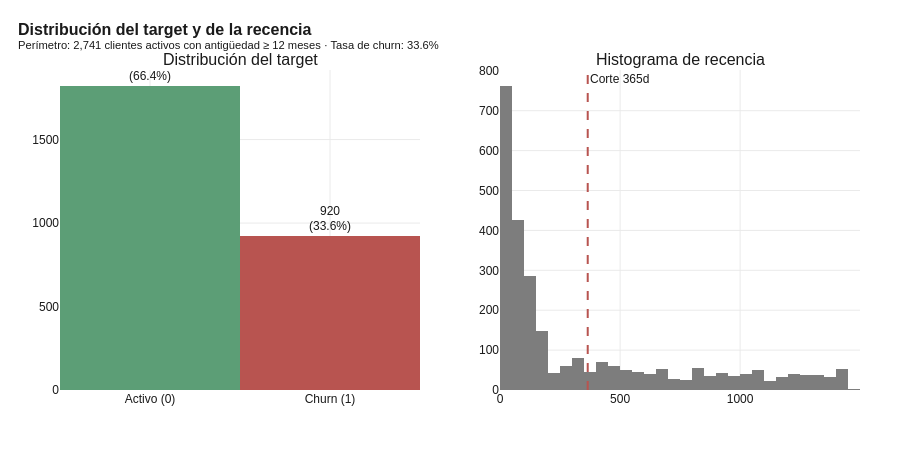

The notebook cell saved with this chart:
### Markdown cell above
### Distribución del target y comparación con benchmarks

La tasa de churn observada en el perímetro analítico asciende al 33,56 % (920 clientes en estado de churn frente a 1.821 activos), ratio de desbalance moderado 1:1,98 que es manejable por los métodos de clasificación estándar sin necesidad de técnicas agresivas de remuestreo. La literatura especializada en retail B2B (CustomerGauge 2025, "Average Churn Rate by Industry") documenta tasas anuales típicas en el sector mayorista de entre 25 % y 40 %, lo que sitúa la cifra obtenida en Selmark dentro del rango esperable y refuerza la validez de la definición operativa del target adoptada.

El moderado desbalance permitirá utilizar el parámetro `class_weight='balanced'` en los algoritmos de clasificación durante la Entrega 2, técnica preferida frente a SMOTE en la literatura reciente por su efecto neutro sobre la calibración del modelo (Wikipedia 2025; Kuhn & Johnson 2019).

### Code cell
# Visualización del balance + análisis por recencia
fig = make_subplots(rows=1, cols=2, subplot_titles=("Distribución del target", "Histograma de recencia"))

fig.add_trace(go.Bar(
    x=["Activo (0)", "Churn (1)"],
    y=[n_activo, n_churn],
    marker_color=[COLOR_POSITIVO, COLOR_NEGATIVO],
    text=[f"{n_activo:,}<br>({100-pct_churn:.1f}%)", f"{n_churn:,}<br>({pct_churn:.1f}%)"],
    textposition="outside",
), row=1, col=1)

# Histograma de recencia con corte de churn marcado
fig.add_trace(go.Histogram(
    x=df_modelo["recencia_dias"], nbinsx=60,
    marker_color=COLOR_NEUTRO,
    name="Frecuencia",
), row=1, col=2)
fig.add_vline(x=VENTANA_CHURN_DIAS, line_dash="dash", line_color=COLOR_NEGATIVO,
              annotation_text=f"Corte 365d", annotation_position="top right", row=1, col=2)

fig.update_layout(
    title=dict(text="<b>Distribución del target y de la recencia</b><br>"
                     f"<sup>Perímetro: {len(df_modelo):,} clientes activos con antigüedad ≥ 12 meses · "
                     f"Tasa de churn: {pct_churn:.1f}%</sup>"),
    height=450, showlegend=False,
)
guardar_y_mostrar(fig, "01_distribucion_target", h=450)

### Figure 1 — Plotly figure (JSON) as saved in the notebook; plotly's stock layout.template omitted (floating-point values rounded to 4 significant figures; data arrays with more than 128 entries replaced by an {"elided": "..."} marker saying what was removed)
{"data": [{"marker": {"color": ["#5C9E76", "#B85450"]}, "text": ["1,821<br>(66.4%)", "920<br>(33.6%)"], "textposition": "outside", "type": "bar", "x": ["Activo (0)", "Churn (1)"], "xaxis": "x", "y": [1821, 920], "yaxis": "y"}, {"marker": {"color": "#7D7D7D"}, "name": "Frecuencia", "nbinsx": 60, "type": "histogram", "x": {"elided": "2741 int values"}, "xaxis": "x2", "yaxis": "y2"}], "layout": {"annotations": [{"font": {"size": 16}, "showarrow": false, "text": "Distribución del target", "x": 0.225, "xanchor": "center", "xref": "paper", "y": 1, "yanchor": "bottom", "yref": "paper"}, {"font": {"size": 16}, "showarrow": false, "text": "Histograma de recencia", "x": 0.775, "xanchor": "center", "xref": "paper", "y": 1, "yanchor": "bottom", "yref": "paper"}, {"showarrow": false, "text": "Corte 365d", "x": 365, "xanchor": "left", "xref": "x2", "y": 1, "yanchor": "top", "yref": "y2 domain"}], "height": 450, "shapes": [{"line": {"color": "#B85450", "dash": "dash"}, "type": "line", "x0": 365, "x1": 365, "xref": "x2", "y0": 0, "y1": 1, "yref": "y2 domain"}], "showlegend": false, "title": {"text": "<b>Distribución del target y de la recencia</b><br><sup>Perímetro: 2,741 clientes activos con antigüedad ≥ 12 meses · Tasa de churn: 33.6%</sup>"}, "xaxis": {"anchor": "y", "domain": [0, 0.45]}, "xaxis2": {"anchor": "y2", "domain": [0.55, 1]}, "yaxis": {"anchor": "x", "domain": [0, 1]}, "yaxis2": {"anchor": "x2", "domain": [0, 1]}}}
